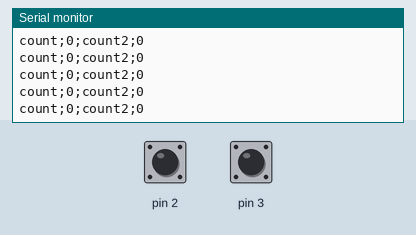
A sketch run on a simulated Arduino Uno, built with avr-gcc and run on an emulated ATmega328P. Shown: the last lines printed to the serial monitor. Inputs (shaded band) come from the test bench; at power-on: pin 2 HIGH, pin 3 HIGH.

Above: at 1.2 s.
1.3 s: pin 2 pulled LOW for 0.15 s
At 1.8 s:
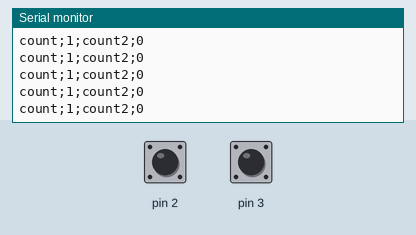
4.4 s: pin 3 pulled LOW for 0.15 s
At 5.0 s:
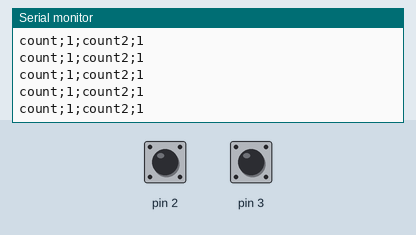
7.5 s: pin 2 pulled LOW for 1 s
10.0 s: pin 3 pulled LOW for 1 s
Timing chart, 0 to 13.0 s (numbered marks = the images above; inputs shaded):
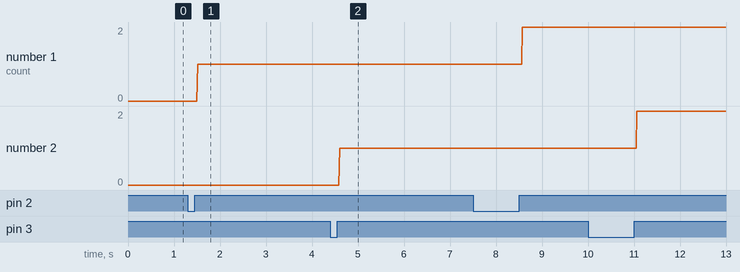

The sketch:

Toroidal_CVT.ino
```cpp
// Torodial CVT Motor code
void setup() {
  // put your setup code here, to run once:
  Serial.begin(9600);
  pinMode(2, INPUT_PULLUP);
  attachInterrupt(digitalPinToInterrupt(2), countUp, RISING);
  pinMode(3, INPUT_PULLUP);
  attachInterrupt(digitalPinToInterrupt(3), countUp2, RISING);
}

volatile int count = 0;
volatile int count2 = 0;

void loop() {
  Serial.print("count;");
  Serial.print(count);
  Serial.print(";count2;");
  Serial.println(count2);
}

void countUp(){
  count++;
}
void countUp2(){
  count2++;
}
```

Measured:
- after the input at 1.3 s, the serial monitor: prints a new line after 0.22 s (image 1)
- after the input at 4.4 s, the serial monitor: prints a new line after 0.21 s (image 2)
- plotted number 1: 0 → 1 after the input at 1.3 s
